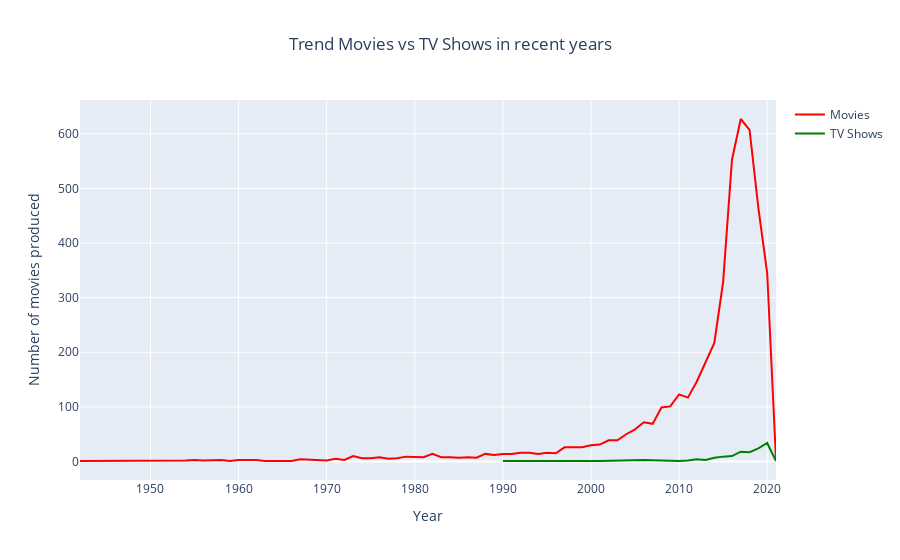

The code cell stored with this chart in its notebook:
### Markdown cell above
Is Netflix investing in TV shows/ Movies

### Code cell
#determine size of visualization output 
plt.figure(figsize=(8, 8), dpi = 100)

#Plot & defining 
df_movie = data_two[data_two.type =='Movie'].groupby('release_year').count()

df_tv = data_two[data_two.type =='TV Show'].groupby('release_year').count()


df_movie.reset_index(level=0, inplace=True)
df_tv.reset_index(level=0, inplace=True)


# trend of movies and tv shows in recent year (from 1930 to 2020)
visual = go.Figure()
visual.add_trace(go.Scatter(x = df_movie.release_year, y = df_movie.type,
                    mode='lines',
                    name='Movies', marker_color='red'))

visual.add_trace(go.Scatter(x=df_tv.release_year, y=df_tv.type,
                    mode='lines',
                    name='TV Shows', marker_color='green'))

#Create titles
visual.update_layout(title_text='Trend Movies vs TV Shows in recent years',
                     xaxis_title="Year",
                     yaxis_title = 'Number of movies produced',
                     title_x=0.5)

# Visualize the plot
visual.show()

### Figure 1 — Plotly figure (JSON) as saved in the notebook; plotly's stock layout.template omitted (floating-point values rounded to 4 significant figures)
{"data": [{"marker": {"color": "red"}, "mode": "lines", "name": "Movies", "type": "scatter", "x": [1942, 1944, 1945, 1946, 1947, 1954, 1955, 1956, 1958, 1959, 1960, 1962, 1963, 1964, 1965, 1966, 1967, 1968, 1969, 1970, 1971, 1972, 1973, 1974, 1975, 1976, 1977, 1978, 1979, 1980, 1981, 1982, 1983, 1984, 1985, 1986, 1987, 1988, 1989, 1990, 1991, 1992, 1993, 1994, 1995, 1996, 1997, 1998, 1999, 2000, 2001, 2002, 2003, 2004, 2005, 2006, 2007, 2008, 2009, 2010, 2011, 2012, 2013, 2014, 2015, 2016, 2017, 2018, 2019, 2020, 2021], "y": [1, 1, 1, 1, 1, 2, 3, 2, 3, 1, 3, 3, 1, 1, 2, 1, 4, 3, 2, 2, 5, 3, 10, 6, 6, 8, 5, 6, 9, 9, 8, 14, 8, 8, 7, 8, 7, 14, 12, 14, 14, 16, 16, 14, 16, 15, 26, 26, 26, 30, 31, 39, 39, 50, 59, 72, 69, 99, 101, 123, 117, 146, 180, 217, 329, 552, 627, 607, 464, 345, 3]}, {"marker": {"color": "green"}, "mode": "lines", "name": "TV Shows", "type": "scatter", "x": [1990, 2001, 2006, 2010, 2011, 2012, 2013, 2014, 2015, 2016, 2017, 2018, 2019, 2020, 2021], "y": [1, 1, 3, 1, 2, 4, 3, 7, 9, 10, 18, 17, 24, 34, 1]}], "layout": {"title": {"text": "Trend Movies vs TV Shows in recent years", "x": 0.5}, "xaxis": {"title": {"text": "Year"}}, "yaxis": {"title": {"text": "Number of movies produced"}}}}
